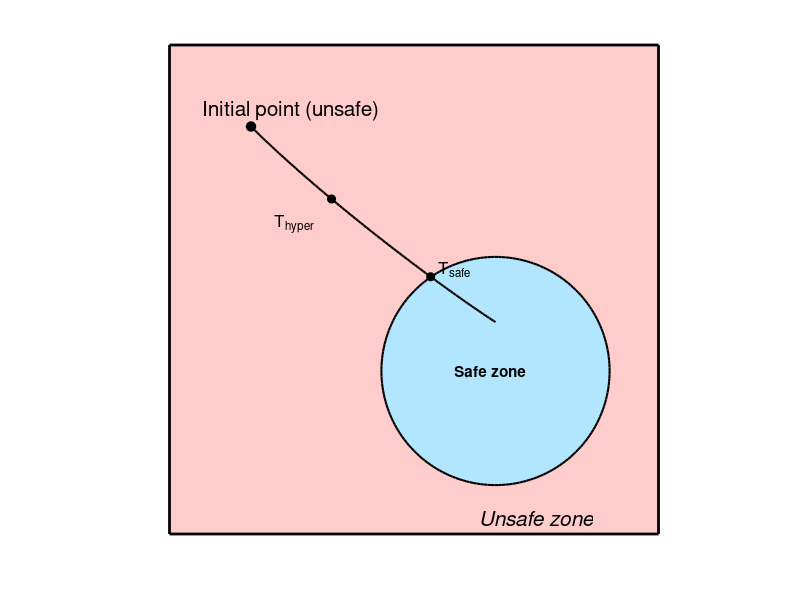

Write MATLAB code to recreate this figure.
clc; clear; close all;

% 图形设置
figure; hold on; axis equal;
xlim([-1.5, 1.5]); ylim([-1.5, 1.5]);
set(gca, 'Color', 'w');

% ==== unsafe zone 背景（红色） ====
fill([-1.5, 1.5, 1.5, -1.5], [-1.5, -1.5, 1.5, 1.5], ...
    [1, 0.8, 0.8], 'EdgeColor', 'none');
rectangle('Position', [-1.5, -1.5, 3, 3], ...
    'EdgeColor', 'k', 'LineWidth', 2); % 黑色边框
text(0.4, -1.4, 'Unsafe zone', 'FontSize', 15, 'FontAngle', 'italic');

% ==== safe zone 圆 ====
r = 0.7;
center = [0.5, -0.5];
theta = linspace(0, 2*pi, 200);
x_circle = r * cos(theta) + center(1);
y_circle = r * sin(theta) + center(2);
fill(x_circle, y_circle, [0.7 0.9 1], ...
    'EdgeColor', 'k', 'LineWidth', 1.5);
text(center(1)-0.25, center(2), 'Safe zone', ...
    'FontSize', 11, 'FontWeight', 'bold');

% ==== 贝塞尔曲线轨迹 ====
p0 = [-1, 1];        % 初始点
p1 = [-0.6, 0.6];    % 控制点1
p2 = [0.1, 0.06];    % 控制点2
p3 = [0.5, -0.2];    % 终点（用于轨迹计算，但不绘制）

t = linspace(0, 1, 100);
B = (1 - t).^3 .* p0' + ...
    3 * (1 - t).^2 .* t .* p1' + ...
    3 * (1 - t) .* t.^2 .* p2' + ...
    t.^3 .* p3';
x_traj = B(1, :);
y_traj = B(2, :);
plot(x_traj, y_traj, 'k-', 'LineWidth', 1.5);

% ==== 初始点 ====
plot(p0(1), p0(2), 'ko', 'MarkerFaceColor', 'k', 'MarkerSize', 7);
text(p0(1) - 0.3, p0(2) + 0.1, 'Initial point (unsafe)', 'FontSize', 15);

% ==== T_hyper ====
T_idx = 35;
plot(x_traj(T_idx), y_traj(T_idx), 'ko', 'MarkerFaceColor', 'k', 'MarkerSize', 6);
text(x_traj(T_idx)-0.35, y_traj(T_idx)-0.15, 'T_{hyper}', ...
    'FontSize', 12, 'Interpreter', 'tex');

% ==== T_safe （指定坐标改为 [0.1, 0.06]）====
T_safe_target = [0.1, 0.06];
dist = sqrt((x_traj - T_safe_target(1)).^2 + (y_traj - T_safe_target(2)).^2);
[~, T_safe_idx] = min(dist);
plot(x_traj(T_safe_idx), y_traj(T_safe_idx), 'ko', 'MarkerFaceColor', 'k', 'MarkerSize', 6);
text(x_traj(T_safe_idx)+0.05, y_traj(T_safe_idx)+0.05, 'T_{safe}', ...
    'FontSize', 12, 'Interpreter', 'tex');

% ==== （原 p3 终点绘制已移除）====
% plot(p3(1), p3(2), 'ko', 'MarkerFaceColor', 'k', 'MarkerSize', 7);

% ==== 深红色箭头已移除 ====
% （相关代码已全部注释，不再绘制方向箭头）

% ==== 去除坐标轴 ====
axis off;
